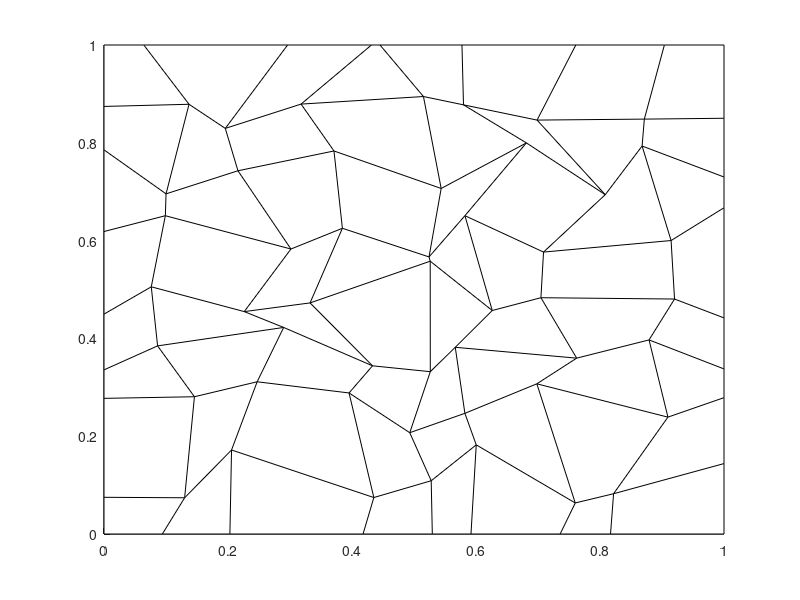
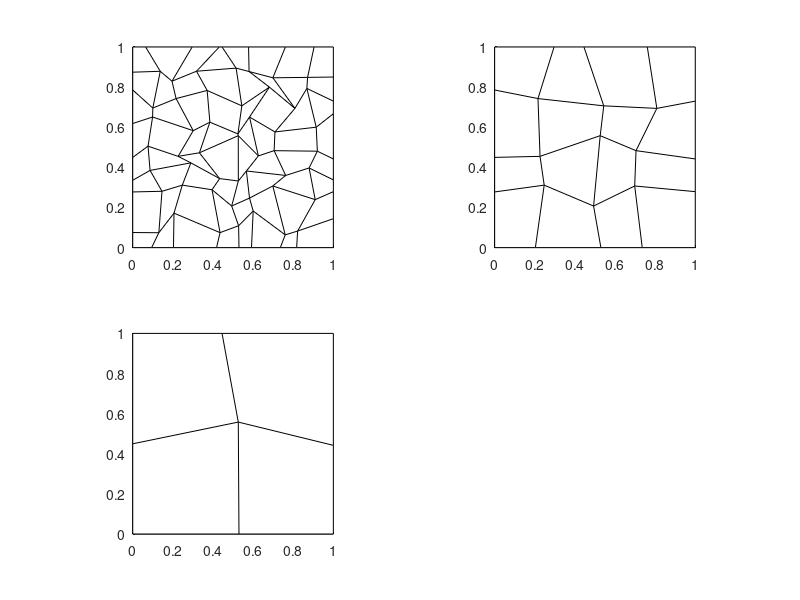

These figures' MATLAB source, in order:
clear all; close all; clc
% random mesh generated for quadrilaterals

logi_save_plots = false;
logi_write_file = false;

L=1;
n=2^3; %= 2^4
h=L/n;
xi=linspace(0,L,n+1);
eta=xi;
fraction=0.50;
BT=false;

x=zeros(n+1,n+1);
y=x;
for i=1:n+1
    ax=1;   if(i==1||i==n+1),ax=0;end
    for j=1:n+1
        ay=1;   if(j==1||j==n+1),ay=0;end
        x(i,j) = xi(i) + (2*rand(1,1)-1)*h*fraction*ax;
        y(i,j) = eta(j)+ (2*rand(1,1)-1)*h*fraction*ay;
    end
end

figure(1)
surf(x,y,ones(n+1,n+1)*0,'FaceColor','white')
view(0,90)

% n = 2^nc --> log_2(n) = nc
nc = log2(n);
integerTest = ( nc == floor(nc) );
if ~integerTest
    error('must be embedded');
end
figure(2);
q1=(ceil(nc/2));
q2=ceil(nc/q1);
for k=1:nc
    skip=2^(k-1);
    subplot(q1,q2,k);
    nm_ = 2^(nc-k+1)+1;
    surf(x(1:skip:end,1:skip:end),y(1:skip:end,1:skip:end),ones(nm_,nm_),'FaceColor','white');
    set(gca,'PlotBoxAspectRatio',[5 5 1])
    view(0,90);
end

if(logi_save_plots)
    output_file1=strcat('.\figs\random_quad_mesh_L',int2str(L),'_n',int2str(n),'_emb','_a',num2str(fraction,3));
    print('-dpdf',strcat(output_file1,'.pdf'));
    print('-dpng',strcat(output_file1,'.png'));
    saveas(gcf,strcat(output_file1,'.fig'),'fig');
end

%---------------------------------------------
%
if(~logi_write_file), return; end;
%
%---------------------------------------------
% save txt file
matID=1;
srcID=1;

% date and time;
[yr, mo, da, hr, mi, s] = datevec(now);

% save embedded meshes
x_sav=x;
y_sav=y;
for k=1:nc

    nm_ = 2^(nc-k+1)+1;
    skip=2^(k-1);
    x=x_sav(1:skip:end,1:skip:end);
    y=y_sav(1:skip:end,1:skip:end);
    %%%%%%%%%%%%%%%%%%%%%
    output_file_k=strcat('.\figs\random_quad_mesh_L',int2str(L),...
        '_nc',int2str(nc),'_emb',int2str(nc-k+1),'_a',num2str(fraction,3),'.txt');
    fid=fopen(output_file_k,'w');


    fprintf(fid,'# Date: %d/%d/%d   Time: %d:%d\n', mo, da, yr, hr, mi);

    fprintf(fid,'# dimensions \n');
    fprintf(fid,'%g %g \n',L,L);

    n = (nm_-1);
    ncells = n*n;


    fprintf(fid,'# connectivity \n');
    fprintf(fid,'%d\n',ncells);
    for iel=1:ncells
        skip = 4*(iel-1);
        i1 = skip + 1;
        i2 = skip + 2;
        i3 = skip + 3;
        i4 = skip + 4;
        fprintf(fid,'%d %d %d %d %d %d %d \n',4,i1,i2,i3,i4,matID,srcID);
    end

    fprintf(fid,'# DG vertices (counter-clockwise) \n');
    fprintf(fid,'%d\n',4*ncells);
    for i=1:n
        for j=1:n
            fprintf(fid,' %g %g \n %g %g \n %g %g \n %g %g \n',x(i,j)    ,y(i,j)    ,...
                x(i+1,j)  ,y(i+1,j)  ,...
                x(i+1,j+1),y(i+1,j+1),...
                x(i,j+1)  ,y(i,j+1)  );
        end
    end

    fprintf(fid,'# grid vertices (counter-clockwise) \n');
    fprintf(fid,'%d\n',(n+1)^2);
    for i=1:n+1
        for j=1:n+1
            fprintf(fid,'%g %g \n',x(i,j),y(i,j) );
        end
    end

    fclose(fid);
    %%%%
end % embedded meshes save


